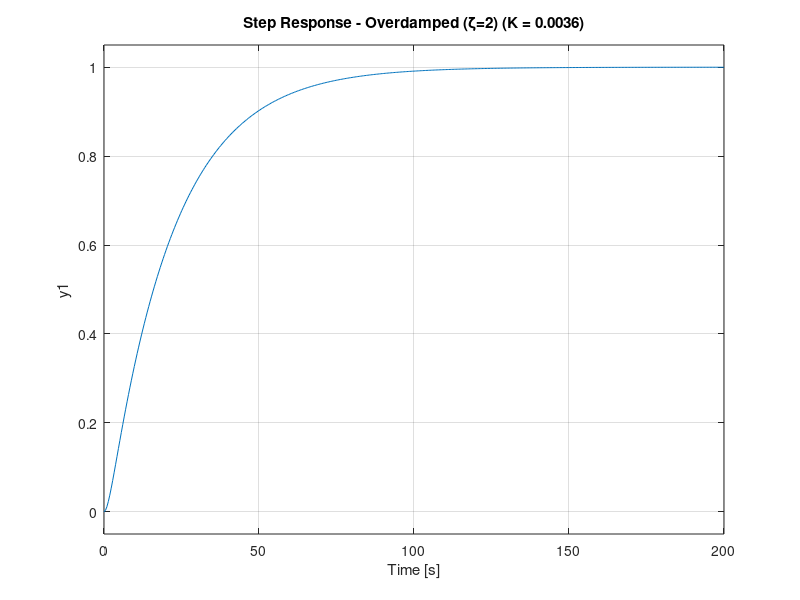
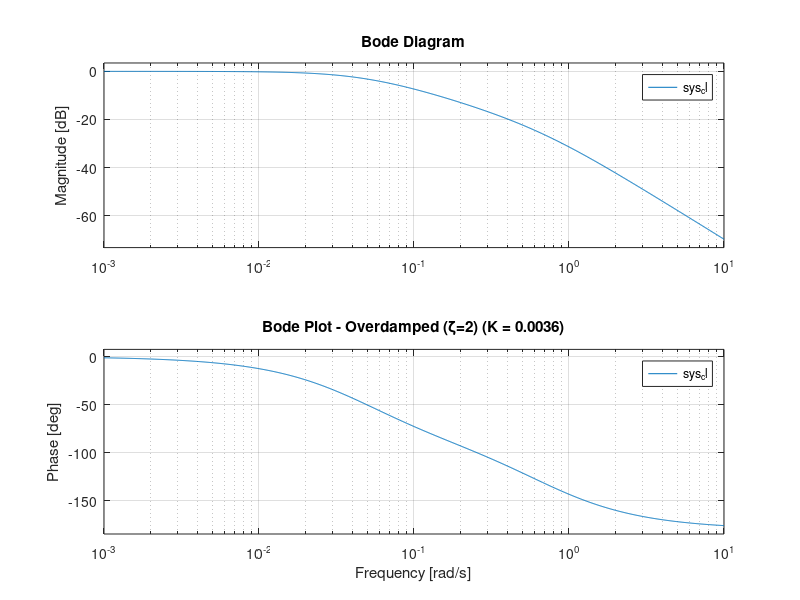

The MATLAB source for these figures, in order: (Note: this script raises an error after producing the figures.)
%2022e116
% Step + Frequency Response + Resonant Peak + Bandwidth

clc; clear;

a = 9;
b = 0.7224;

% K values for damping cases
K_values = [0.0036, 0.0145, 0.058];
labels = {'Overdamped (ζ=2)', 'Critically Damped (ζ=1)', 'Underdamped (ζ=0.5)'};

results = [];

for i = 1:length(K_values)
    K = K_values(i);
    label = labels{i};

    % Closed-loop transfer function
    num = a * K;
    den = [1, b, a*K];
    sys_cl = tf(num, den);

    % Step response
    figure;
    step(sys_cl);
    title(['Step Response - ', label, ' (K = ', num2str(K), ')']);
    grid on;

    % Bode plot
    figure;
    [mag, phase, wout] = bode(sys_cl);
    bode(sys_cl);
    title(['Bode Plot - ', label, ' (K = ', num2str(K), ')']);
    grid on;

    % Step metrics
    S = stepinfo(sys_cl);
    steady_state_error = abs(1 - dcgain(sys_cl));

    % Resonant peak (max magnitude in dB)
    mag_db = 20*log10(squeeze(mag));
    [Mr_dB, idx_Mr] = max(mag_db);

    % Bandwidth = frequency where magnitude drops to -3 dB
    idx_bw = find(mag_db <= (mag_db(1) - 3), 1);
    if ~isempty(idx_bw)
        w_bw = wout(idx_bw);
    else
        w_bw = NaN;  % if no -3 dB point
    end

    % Print metrics
    fprintf('%s\n', label);
    fprintf('K = %.4f\n', K);
    fprintf('Rise Time = %.3f s, Overshoot = %.2f%%, Settling Time = %.3f s, Offset = %.4f\n', ...
        S.RiseTime, S.Overshoot, S.SettlingTime, steady_state_error);
    fprintf('Resonant Peak (dB) = %.2f, Bandwidth = %.2f rad/s\n\n', Mr_dB, w_bw);

    % Append results
    results = [results; K, S.RiseTime, S.Overshoot, S.SettlingTime, ...
               steady_state_error, Mr_dB, w_bw];
end

% Create and display extended table
T = array2table(results, ...
    'VariableNames', {'K', 'RiseTime', 'Overshoot_pct', 'SettlingTime', ...
                      'Offset', 'ResonantPeak_dB', 'Bandwidth_rad_per_s'});
disp('Extended Step + Frequency Domain Characteristics:');
disp(T);
